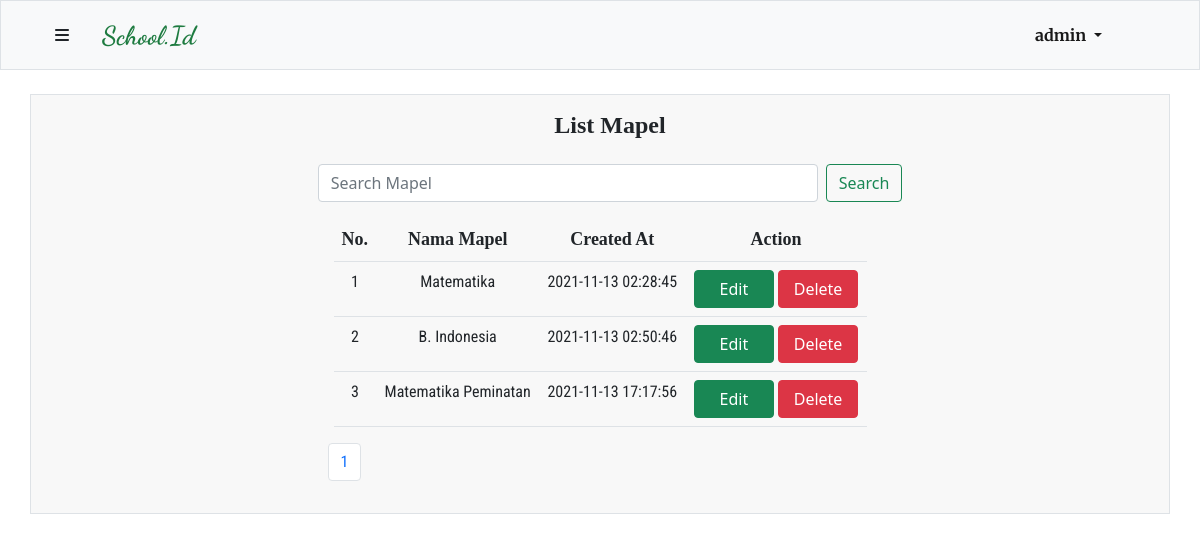
Before: /php/mapel.php (signed in) with the older database file.
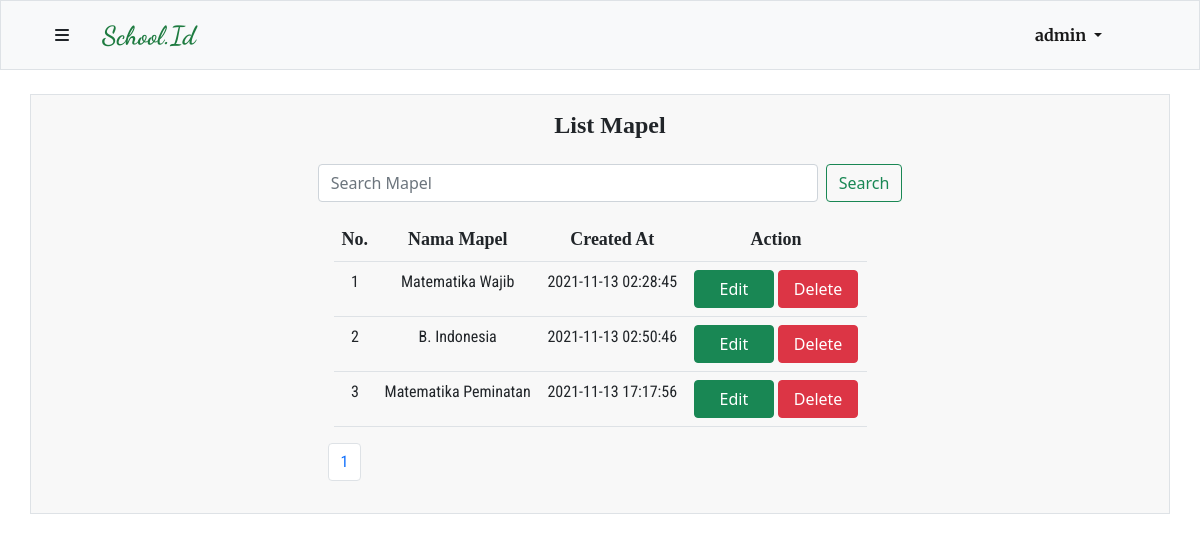
After: the same page with the newer database file.
### tables this page shows
CREATE TABLE `mapel` (
  `id` int(10) UNSIGNED NOT NULL,
  `nama_mapel` varchar(200) NOT NULL,
  `Created_at` timestamp NOT NULL DEFAULT current_timestamp()
);

### php/function.php (called while the page is built, shortened)
<?php
$connection = mysqli_connect("localhost","root","","tubes");
function show($query) {
    global $connection;
    $box = [];
    $result = mysqli_query($connection, $query);
    while($row = mysqli_fetch_assoc($result)) {
        $box[] = $row;
    }
    return $box;
}
?>

### php/mapel.php (the view, shortened to what this page needs)
<?php
require 'function.php';
$totalData =  count(show("SELECT * FROM mapel"));
$dataPerhalaman = 5;
if (isset($_GET["page"])){
  $halamanAktif = $_GET["page"];
} else {
  $halamanAktif  = 1;
}
$dataAwal = ($halamanAktif * $dataPerhalaman) - $dataPerhalaman;
$mapel = show("SELECT * FROM mapel  LIMIT $dataAwal, $dataPerhalaman");
$i = $dataAwal + 1;
?>
<!DOCTYPE html>
<html lang="en">
<head>
    <link href="https://cdn.jsdelivr.net/npm/bootstrap@5.1.3/dist/css/bootstrap.min.css" rel="stylesheet">
    <link rel="stylesheet" href="style/navbar.css">
    <link rel="stylesheet" href="style/template.css">
</head>
<body>
  <?php include 'navbar.php' ?>
    <div class="container my-4 px-4 py-3 table-data border">
        <div class="table-title">
          <h4>List Mapel</h4>
        </div>
        <form class="d-flex search my-3 mx-auto" method="POST">
          <input class="form-control me-2" type="search" placeholder="Search Mapel" aria-label="Search" name="keyword" autocomplete="off">
          <button class="btn btn-outline-success" type="submit" name="find">Search</button>
        </form>
        <div class="container-fluid mt-3">
          <table class="mx-auto table">
            <tr class="thead">
              <td class="table-header">No. </td>
              <td class="table-header">Nama Mapel</td>
              <td class="table-header">Created At</td>
              <?php if(isset($_SESSION["admin"])) : ?>
                    <td class="table-header">Action</td>
                <?php endif ; ?>
            </tr>
          <?php foreach($mapel as $mpl) : ?>
            <tr class="tbody">
              <td class="table-body"><?=$i?></td>
              <td class="table-body"><?php echo $mpl["nama_mapel"] ?></td>
              <td class="table-body"><?= $mpl["Created_at"] ?></td>
              <?php if(isset($_SESSION["admin"])) : ?>
              <td>
                <a href="editmapel.php?id=<?=$mpl["id"]?>" class="btn btn-success">Edit</a>
                <button type="button" class="btn btn-danger" data-bs-toggle="modal" data-bs-target="#delete<?=$mpl["id"]?>">
                  Delete
                </button>
              </td>
              <?php endif ; ?>
            </tr>
          <?php $i++ ?>
          <?php endforeach; ?>
          </table>
        </div>
        <?php include 'pagination.php' ?>
    </div>
</body>
</html>

Changed rows visible on the page:
changed mapel: nama_mapel "Matematika" → "Matematika Wajib"
